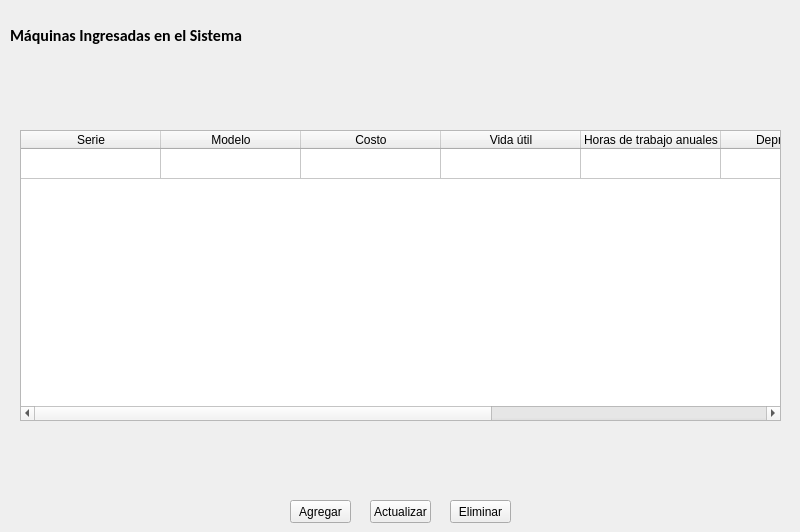
    <widget class="QWidget" name="page_3">
     <widget class="QLabel" name="label_2">
      <property name="geometry">
       <rect>
        <x>10</x>
        <y>20</y>
        <width>781</width>
        <height>31</height>
       </rect>
      </property>
      <property name="font">
       <font>
        <family>Calibri</family>
        <pointsize>12</pointsize>
        <weight>75</weight>
        <italic>false</italic>
        <bold>true</bold>
       </font>
      </property>
      <property name="text">
       <string>Máquinas Ingresadas en el Sistema</string>
      </property>
     </widget>
     <widget class="QTableWidget" name="tableWidget_3">
      <property name="geometry">
       <rect>
        <x>20</x>
        <y>130</y>
        <width>761</width>
        <height>291</height>
       </rect>
      </property>
      <property name="alternatingRowColors">
       <bool>false</bool>
      </property>
      <property name="rowCount">
       <number>1</number>
      </property>
      <attribute name="horizontalHeaderCascadingSectionResizes">
       <bool>true</bool>
      </attribute>
      <attribute name="horizontalHeaderDefaultSectionSize">
       <number>140</number>
      </attribute>
      <attribute name="horizontalHeaderHighlightSections">
       <bool>true</bool>
      </attribute>
      <attribute name="horizontalHeaderMinimumSectionSize">
       <number>100</number>
      </attribute>
      <attribute name="horizontalHeaderShowSortIndicator" stdset="0">
       <bool>false</bool>
      </attribute>
      <attribute name="horizontalHeaderStretchLastSection">
       <bool>false</bool>
      </attribute>
      <attribute name="verticalHeaderVisible">
       <bool>false</bool>
      </attribute>
      <attribute name="verticalHeaderCascadingSectionResizes">
       <bool>false</bool>
      </attribute>
      <attribute name="verticalHeaderShowSortIndicator" stdset="0">
       <bool>false</bool>
      </attribute>
      <attribute name="verticalHeaderStretchLastSection">
       <bool>false</bool>
      </attribute>
      <row/>
      <column>
       <property name="text">
        <string>Serie</string>
       </property>
      </column>
      <column>
       <property name="text">
        <string>Modelo</string>
       </property>
      </column>
      <column>
       <property name="text">
        <string>Costo</string>
       </property>
      </column>
      <column>
       <property name="text">
        <string>Vida útil</string>
       </property>
      </column>
      <column>
       <property name="text">
        <string>Horas de trabajo anuales</string>
       </property>
      </column>
      <column>
       <property name="text">
        <string>Depreciación</string>
       </property>
      </column>
      <column>
       <property name="text">
        <string>Costo hora</string>
       </property>
      </column>
      <column>
       <property name="text">
        <string>Presupuesto anual</string>
       </property>
      </column>
     </widget>
     <widget class="QPushButton" name="pushButton_22">
      <property name="geometry">
       <rect>
        <x>290</x>
        <y>500</y>
        <width>61</width>
        <height>23</height>
       </rect>
      </property>
      <property name="text">
       <string>Agregar</string>
      </property>
     </widget>
     <widget class="QPushButton" name="pushButton_23">
      <property name="geometry">
       <rect>
        <x>370</x>
        <y>500</y>
        <width>61</width>
        <height>23</height>
       </rect>
      </property>
      <property name="text">
       <string>Actualizar</string>
      </property>
      <property name="checkable">
       <bool>true</bool>
      </property>
     </widget>
     <widget class="QPushButton" name="pushButton_24">
      <property name="geometry">
       <rect>
        <x>450</x>
        <y>500</y>
        <width>61</width>
        <height>23</height>
       </rect>
      </property>
      <property name="text">
       <string>Eliminar</string>
      </property>
     </widget>
    </widget>
